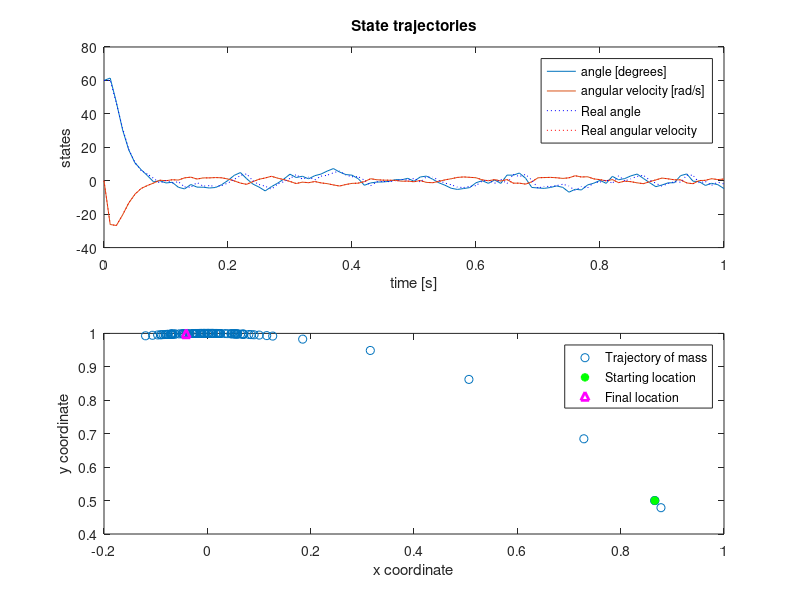
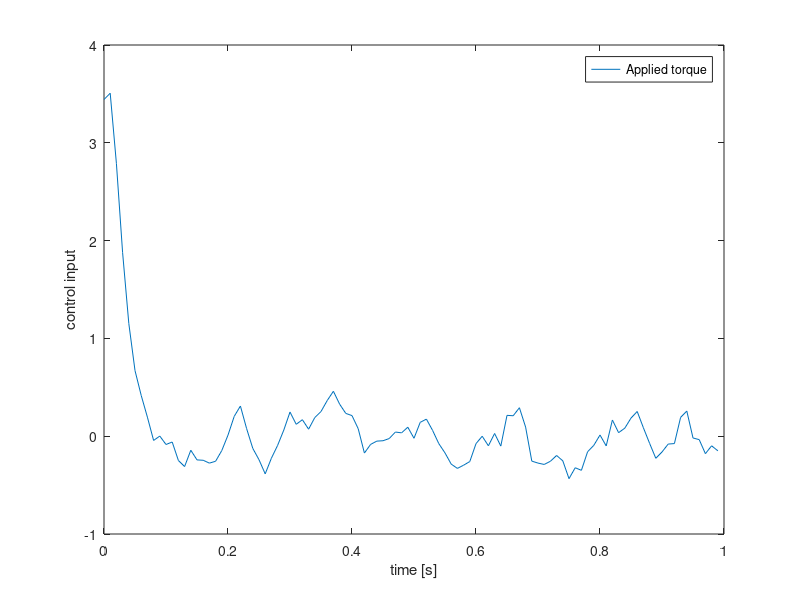

The MATLAB script that drew these images, in order:
%%%%%%%%%%%%%%%%%%%%%%%%%%%%%%%%%%%%%%%%%%%%%%%%%%%%%%%%%%%%%%%%%%%%%%%%%%
%%%%%%%%%%%%%%%%%%%%%%%%%%%%%%%%%%%%%%%%%%%%%%%%%%%%%%%%%%%%%%%%%%%%%%%%%%
%%%%%%%%%%%%%%%%%% Self-balancing robot project         %%%%%%%%%%%%%%%%%%
%%%%%%%%%%%%%%%%%% First model: Fixed inverted pendulum %%%%%%%%%%%%%%%%%%
%%%%%%%%%%%%%%%%%% Murilo A. Pinheiro                   %%%%%%%%%%%%%%%%%%
%%%%%%%%%%%%%%%%%% 09/11/2020                           %%%%%%%%%%%%%%%%%%
%%%%%%%%%%%%%%%%%%%%%%%%%%%%%%%%%%%%%%%%%%%%%%%%%%%%%%%%%%%%%%%%%%%%%%%%%%
%%%%%%%%%%%%%%%%%%%%%%%%%%%%%%%%%%%%%%%%%%%%%%%%%%%%%%%%%%%%%%%%%%%%%%%%%%

clc;
clear all;
close all;

%% Define model parameters (all in SI)
dt = 0.01;
L = 1;
m = 0.2;
g = 9.8;
J = (m*L^2)/3;
max_tau = 10;
% sensor parameters
mu_theta = 0;
var_theta = 2 * pi/180; % 2 degrees
mu_theta_dot = 0;
var_theta_dot = 1 * pi/180; % 1 degree/s

%% Define simulation parameters
t_sim = 1;
k = 1;  % k-th sample
n_samples = t_sim/dt;

%% Initialize variables
ground_truth = zeros(n_samples,2);
x = zeros(n_samples,1);
y = zeros(n_samples,1);
theta = zeros(n_samples,1);
theta_dot = zeros(n_samples,1);
e = zeros(n_samples,1);
e_dot = zeros(n_samples,1);
e_acc = zeros(n_samples,1);
tau = zeros(n_samples,1);
t = zeros(n_samples,1);

%% Set initial conditions
theta(1) = pi/3;    % stable for initial angles in between -0.625 and 0.625
theta_dot(1) = 0;
x(1) = L*cos(pi/2 - theta(1));
y(1) = L*sin(pi/2 - theta(1));
ground_truth(1,:) = [theta(1) theta_dot(1)];

%% Define PD controller gains
Kp = 25;
Kd = 0; % Kd makes system oscillate

%% Define desired states
theta_target = 0;
theta_target_dot = 0;

%% Start simulation
while k*dt <= t_sim
    %% Controller 
    % Define error
    e(k) = theta_target - theta(k);
    e_dot(k) = theta_target_dot - theta_dot(k);
    % Compute control input
    tau(k) = L*m*g*sin(theta(k)) - J*(Kd*e_dot(k) + Kp*e(k));
    % saturate control input
    if (tau(k) > max_tau) 
        tau(k) = max_tau;
    elseif (tau(k) < -max_tau)
        tau(k) = -max_tau;
    end

    %% Plant dynamics: 
    % assume pendulum range from -pi/2 to pi/2 with
    % reference being the vertical axis
    x(k+1) = L*cos(pi/2 - theta(k));
    y(k+1) = L*sin(pi/2 - theta(k));  
    if ( y(k+1) < 0 )       % limit motion according assumption
        y(k+1) = 0;         % limit y coordinate to 0
    end

    theta(k + 1) = theta(k) + theta_dot(k)*dt;
    if ( theta(k+1) > pi/2 )    % limit range to 
        theta(k+1) = pi/2;
    elseif ( theta(k+1) < - pi/2 )
            theta(k+1) = -pi/2;
    end
    theta_dot(k + 1) = (1/J)*L*m*g*sin(theta(k)) - (1/J)*tau(k);
    % Limit angular velocity when pendulum range limits are violated
    if ( (y(k+1) < 0) || (theta(k+1) > pi/2) || (theta(k+1) < -pi/2) )
        theta_dot(k+1) = 0;
    end
    
    ground_truth(k + 1,:) = [theta(k + 1) theta_dot(k + 1)];
    % add sensor noise
    theta(k + 1) = theta(k + 1) + ( mu_theta + var_theta*randn(1) );
    theta_dot(k + 1) = theta_dot(k + 1) + ( mu_theta_dot + var_theta_dot*randn(1) );
    
    t(k) = k*dt;
    k = k + 1;  % update to next step
end
t = [0 ; t];
%% Plot trajectory
subplot(2,1,1)
plot(t',theta*180/pi)   % plot in degrees
hold on
plot(t',theta_dot)
hold on
plot(t',(180/pi)*ground_truth(:,1),'b:')
hold on
plot(t',ground_truth(:,2),'r:')
title('State trajectories')
ylabel('states')
xlabel('time [s]')
legend('angle [degrees]','angular velocity [rad/s]','Real angle','Real angular velocity')

subplot(2,1,2)
plot(x,y,'o')
hold on
plot(x(1),y(1),'g*','LineWidth',2)
hold on
plot(x(end),y(end),'m^','LineWidth',2)
ylabel('y coordinate')
xlabel('x coordinate')
legend('Trajectory of mass','Starting location','Final location')

figure
plot(t(1:end-1)',tau)
ylabel('control input')
xlabel('time [s]')
legend('Applied torque')



